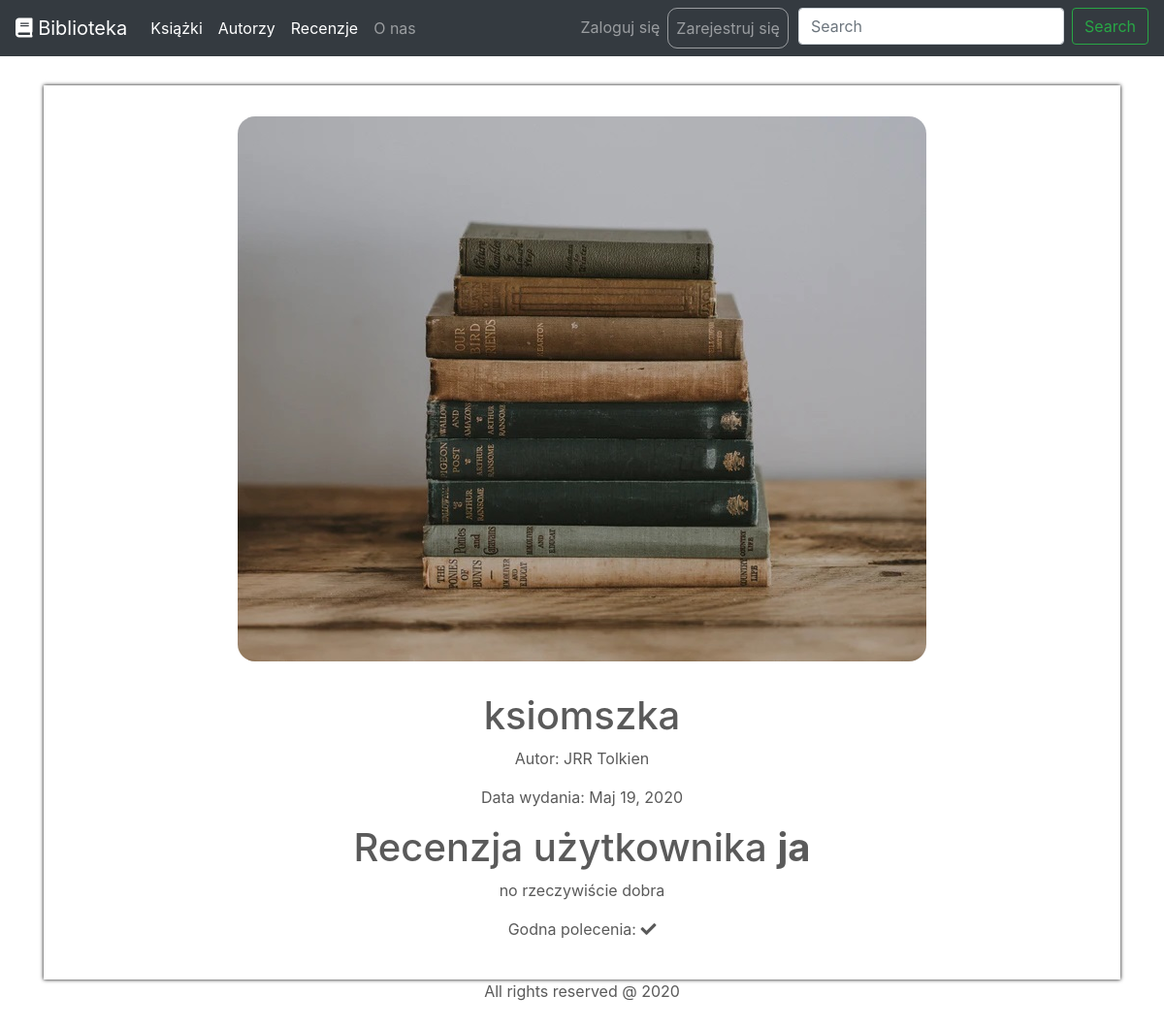
The page /recenzje/1 on the database its author committed.
### books/models.py (models this page shows, shortened)
class Review(models.Model):
    book = models.ForeignKey(to=Book, verbose_name="recenzowana książka", on_delete=models.CASCADE)
    author = models.CharField(verbose_name="autor recenzji", max_length=250)
    content = models.TextField(verbose_name="treść recenzji")
    is_recommended = models.BooleanField(verbose_name="polecam innym")
    class Meta:
        verbose_name = "recenzja"
        verbose_name_plural = "recenzje"

class Book(models.Model):
    title = models.CharField(verbose_name="Tytuł", max_length=100)
    short_description = models.TextField(verbose_name="Opis")
    published = models.DateField()
    photo = models.ImageField(verbose_name="zdjęcie", blank=True)
    author = models.ManyToManyField(to="books.Author", verbose_name="autorzy", related_name="books")
    class Meta:
        ordering = ["title"]
        verbose_name = "książka"
        verbose_name_plural = "książki"

class Author(models.Model):
    first_name = models.CharField(verbose_name="imię", max_length=100)
    last_name = models.CharField(verbose_name="nazwisko", max_length=100)
    about = models.TextField(verbose_name="o autorze", blank=True)
    photo = models.ImageField(verbose_name="zdjęcie", blank=True)
    class Meta:
        ordering = ["last_name", "first_name"]
        verbose_name = "autor"
        verbose_name_plural = "autorzy"
    def __str__(self):
        return self.first_name + " " + self.last_name

### books/views.py (the view)
# urls.py: path("recenzje/<int:pk>", views.ReviewDetail.as_view(), name="review_details"),
class ReviewDetail(DetailView):
    model = Review
    template_name = "books/review_detail.html"

### books/templates/books/review_detail.html (shortened to what this page needs)
{% extends "base.html" %}
{% load static %}
{% block content %}
    <br>
    <div class="container mt-3 justify-content-center" style="">
        <div style="box-shadow: 0px 0px 4px #000000;">
            {% if review.book.photo.url is not None %}
                <div class="row justify-content-center" >
                    <img src="{{ review.book.photo.url }}" style="display: block; margin: auto; max-block-size: 50rem; border-radius: 50px; padding: 2rem">
                </div>
            {% else %}
                <div class="row justify-content-center" >
                    <img src="{% static '3.jpg' %}" style="display: block; margin: auto; max-block-size: 50rem; border-radius: 50px; padding: 2rem">
                </div>
            {% endif %}
            <div class="row justify-content-center">
                <h1 style="text-align: center">{{ review.book.title }}</h1>
            </div>
            <div class="row justify-content-center">
                <p style="text-align: center">Autor: {{ review.book.author.first|default_if_none:"Brak informacji" }}</p>
            </div>
            <div class="row justify-content-center">
                <p style="text-align: center">Data wydania: {{ review.book.published|default_if_none:"Brak informacji" }}</p>
            </div>
            <div class="row justify-content-center">
                <h1 style="text-align: center">Recenzja użytkownika <b>{{ review.author }}</b></h1>
            </div>
            <div class="row justify-content-center">
                <p style="text-align: center">{{ review.content }}</p>
            </div>
            <div class="row justify-content-center">
                {% if review.is_recommended is True %}
                    <p style="text-align: center">Godna polecenia: <i class="fas fa-check"></i></p>
                {% else %}
                    <p style="text-align: center">Godna polecenia: <i class="fas fa-times"></i></i></p>
                {% endif %}
            </div>
            <br>
        </div>
    </div>
{% endblock %}

### books/static/css/carousel.css (style rules this page uses)
body { padding-top: 3rem; padding-bottom: 3rem; color: #5a5a5a; }

### books/static/css/all.css (style rules this page uses)
.fa, .fas, .far, .fal, .fad, .fab { -moz-osx-font-smoothing: grayscale; -webkit-font-smoothing: antialiased; display: inline-block; font-style: normal; font-variant: normal; text-rendering: auto; line-height: 1; }
.fa-check:before { content: "\f00c"; }
.fa, .fas { font-family: 'Font Awesome 5 Free'; font-weight: 900; }

### rows shown on the page
Review: book "ksiomszka", book.author.first "JRR Tolkien", book.published "Maj 19, 2020", author "ja", content "no rzeczywiście dobra"
